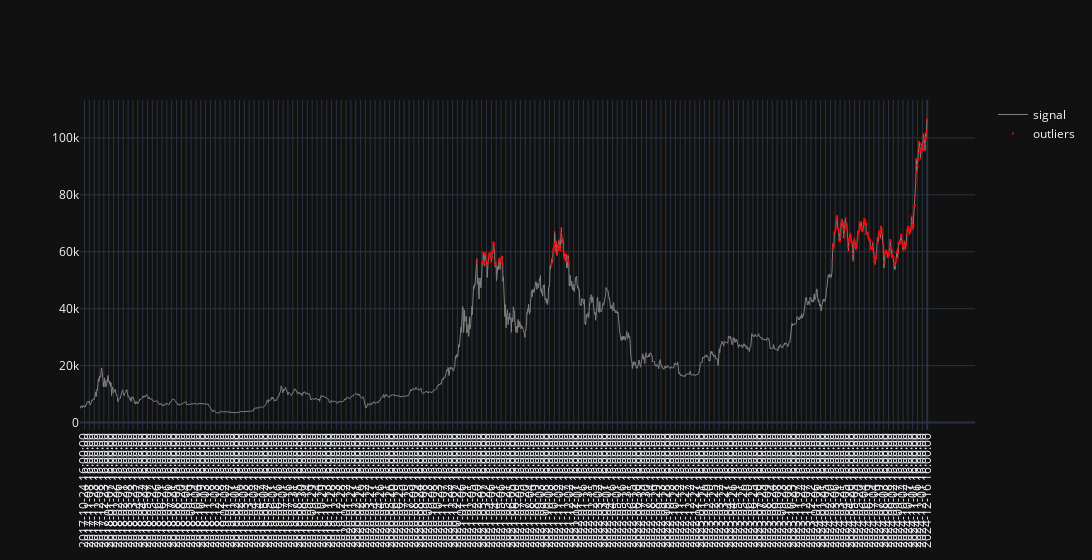

The notebook cell this image was saved under:
### Code cell
outliers = detect(std_signal, 1.3)

# Create the plotly figure
fig = go.Figure()
# Add the signal trace
fig.add_trace(go.Scatter(
    x=np.arange(len(signal)),
    y=signal,
    mode='lines',
    line=dict(color='grey', width=1),
    name='signal'
))
# Add the outliers trace
fig.add_trace(go.Scatter(
    x=np.arange(len(signal))[outliers],
    y=signal[outliers],
    mode='markers',
    marker=dict(color='red', symbol='x', size=2),
    name='outliers'
))
# Update x-axis ticks
fig.update_xaxes(
    tickvals=np.arange(len(signal))[::15],  # [start:stop:step]
    ticktext=df['Timestamp'][::15].astype(str),
    tickangle=-90,
    autorange="reversed"
)
# Set the figure size / style
fig.update_layout(
    width=2560,
    # height=1440,
    template='plotly_dark',
)
# Show the figure
fig.show()

### Figure 1 — Plotly figure (JSON) as saved in the notebook; plotly's stock layout.template omitted (floating-point values rounded to 4 significant figures; data arrays with more than 128 entries replaced by an {"elided": "..."} marker saying what was removed)
{"data": [{"line": {"color": "grey", "width": 1}, "mode": "lines", "name": "signal", "type": "scatter", "x": {"elided": "2625 int values"}, "y": {"elided": "2625 float values"}}, {"marker": {"color": "red", "size": 2, "symbol": "x"}, "mode": "markers", "name": "outliers", "type": "scatter", "x": {"elided": "395 int values"}, "y": {"elided": "395 float values"}}], "layout": {"width": 2560, "xaxis": {"autorange": "reversed", "tickangle": -90, "ticktext": {"elided": "175 str values"}, "tickvals": {"elided": "175 int values"}}}}
